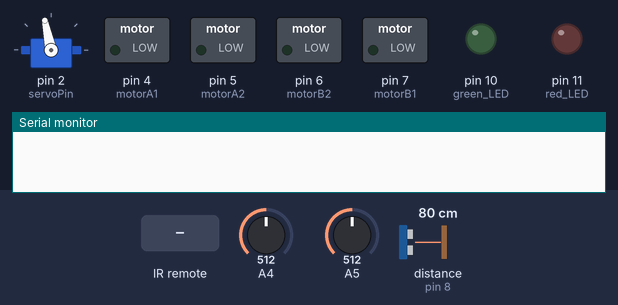
The sketch below on a simulated Arduino Uno, built with avr-gcc and run on an emulated ATmega328P. On the bench: servo, switched loads named in the sketch (green lamp = pin HIGH), output pins drawn as LEDs (lit = HIGH), the last lines printed to the serial monitor. The inputs (shaded band) are chosen by the test bench; at power-on: distance to the obstacle (sensor on pin 8) 80 cm, A5 = 512, A4 = 512. The echo pulse lasts 58.3 µs per cm; pins used as bus, display or sensor lines are not drawn.

Above: at 1.2 s.
1.3 s: infrared code 0x7A85 received
At 1.86 s:
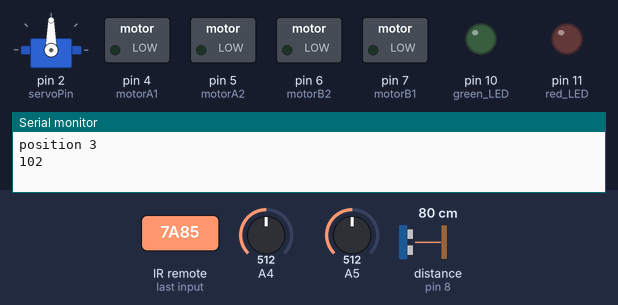
4.3 s: distance to the obstacle (sensor on pin 8) set to 12 cm
7.3 s: distance to the obstacle (sensor on pin 8) set to 9 cm
At 8.4 s:
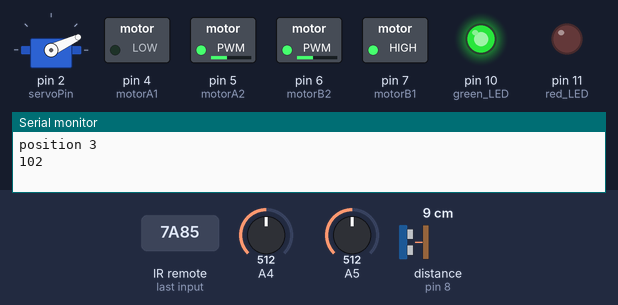
9.1 s: infrared code 0x30CF received
At 10.6 s:
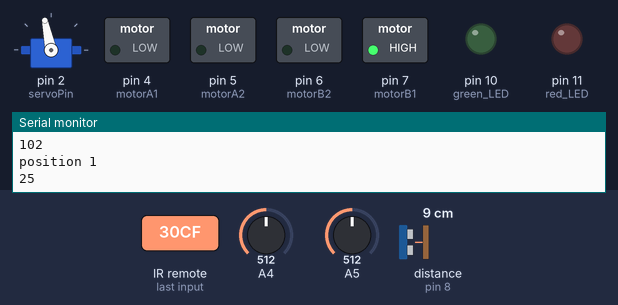
10.9 s: A5 set to 550
At 12.1 s:
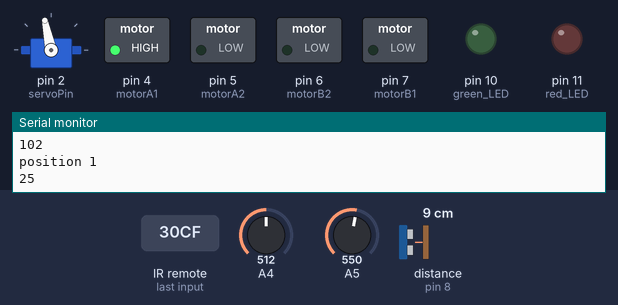
12.4 s: A4 set to 716
At 13.4 s:
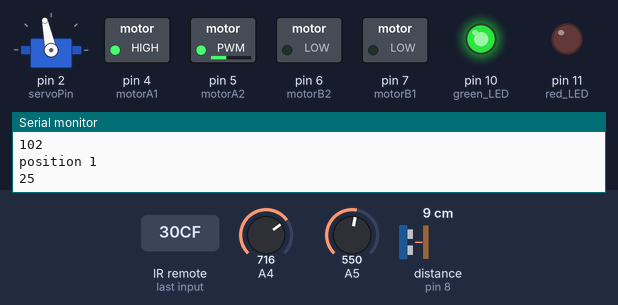
Timing chart, 0 to 14.9 s (numbered marks = the images above; inputs shaded):
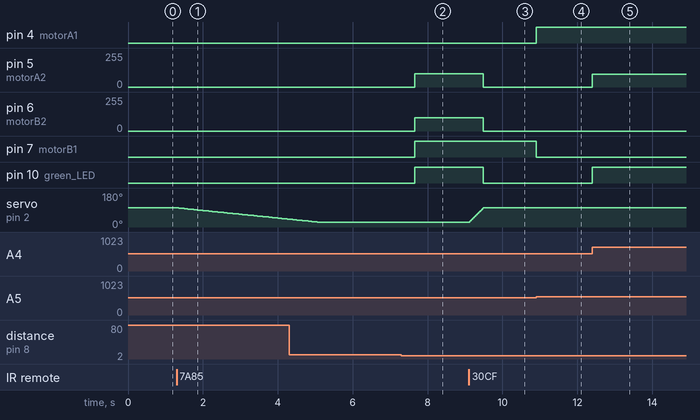

The sketch:

CE_Summative.ino
```cpp
/*
   CE Summative - Joystick controlled car using continuous
   servo motors including a sensor at the front.
   By Ronald Sun
   January 11, 2020
   Three options - joystick control, auto run mode, table mode
*/

#include <Servo.h> // Servo library
#include <IRremote.h> // Remote control library

Servo servo; // declare a servo

/* Connections for the two motors - these are connected to the H bridge */
#define motorA1 4 // left wheel
#define motorA2 5
#define motorB1 7 // right wheel
#define motorB2 6

/* Defining pin numbers */
#define servoPin 2
#define echoPin 8
#define trigPin 9
#define remotePin 12

IRrecv receiver(remotePin); // receiver for remote
decode_results results;

/* Speed for both motors */
int speedA = 0;
int speedB = 0;

int distance; // distance measured on the ultrasonic sensor

int mode = 1; // the selected mode - out of three different modes

int pos;

void setup() {
  Serial.begin(9600);

  receiver.enableIRIn();

  pinMode(motorA1, OUTPUT);
  pinMode(motorB1, OUTPUT);
  pinMode(motorA2, OUTPUT);
  pinMode(motorB2, OUTPUT);
  pinMode(trigPin, OUTPUT);
  pinMode(echoPin, INPUT);
  pinMode(10, OUTPUT); // green LED
  pinMode(11, OUTPUT); // red LED

  servo.attach(servoPin);
  servo.write(102); // default upright position of the servo motor
  pos = 102;
}

void loop() {

  switch (mode) {
    case 1:
      joystickControl();
      break;
    case 2:
      modeTwo();
      break;
    case 3:
      modeThree();
      break;
  }

  if (receiver.decode(&results)) { // the following bit of code for the receiver is modified from
    // https://create.arduino.cc/projecthub/electropeak/use-an-ir-remote-transmitter-and-receiver-with-arduino-1e6bc8
    int value = results.value;
    switch (value) {

      case 12495: // Keypad button "1"
        Serial.println("position 1");
        Serial.println(pos);
        mode = 1;
        servo.write(102);
        for (pos; pos < 102; pos++) {
          servo.write(pos + 1); // servo upright
          delay(5);
        }
        break;

      case 6375: // Keypad button "2"
        Serial.println("position 2");
        Serial.println(pos);
        mode = 2;

        /* Momentary stop */
        analogWrite(motorA2, 0);
        analogWrite(motorB2, 0);

        for (pos; pos < 102; pos++) {
          servo.write(pos + 1); // servo upright
          pos += 1;
          delay(50);
        }
        delay(2000); // give it two seconds before it starts
        break;

      case 31365: // Keypad button "3"
        Serial.println("position 3");
        Serial.println(pos);
        mode = 3;
        /* Momentary stop */
        analogWrite(motorA2, 0);
        analogWrite(motorB2, 0);
        for (pos; pos > 25; pos--) { // servo pointing down to measure distance between surface and sensor
          servo.write(pos - 1); // servo facing down
          delay(50);
        }
        delay(2000); // give it two seconds before it starts
        break;

    }
    receiver.resume();
  }
}

void modeOne() { // joystick controlled car - if the motor detects anything within 10cm, it will turn 90 degrees right
//  if (millis() % 200 == 0) { // to not let it read every millisecond
//    readDistance();
//    if (distance <= 10) {
//      readDistance();// to ensure that its below 5 for at least two tics
//      // so that it doesnt spin around accidentally
//      if (distance <= 10) {
//
//        turn();
//        digitalWrite(10, LOW); // green LED off
//        delay(500); // time for it to spin
//
//      }
//    }
//    digitalWrite(11, LOW); // red LED off
//  }
  joystickControl(); // this loop will allow joystick control
}

void modeTwo() { // autorun car that will turn whenever distance gets close
  readDistance();
  if (distance < 9) {
    readDistance();
    if (distance < 9) { // ensure distance is below 9 for two tics
      while (distance < 15) {
        turn(); // will spin until distance in front of car is cleared
        readDistance();
      }
    }
  } else {
    autoRun(); // run forward
  }
}

void modeThree() { // autorun car running on a table, and will turn whenever it reaches an edge so that it will not fall off
  readDistance();
  if (distance > 9) {

    /* STOPPING MOTORS IMMEDIATELY */
    analogWrite(motorA2, 0);
    analogWrite(motorB2, 0);
    delay(500); // its on a table - so this is just a safety precaution

    while (distance >= 9) {
      turn(); // will spin until distance in front of car is cleared
      readDistance();
    }
  } else {
    autoRun(); // run forward
  }
}

void readDistance() { // Code below referenced from https://howtomechatronics.com/tutorials/arduino/ultrasonic-sensor-hc-sr04/
  // Clears the trigPin
  digitalWrite(trigPin, LOW);
  delayMicroseconds(2);
  // Sets the trigPin on HIGH state for 10 micro seconds
  digitalWrite(trigPin, HIGH);
  delayMicroseconds(10);
  digitalWrite(trigPin, LOW);
  // Reads the echoPin, returns the sound wave travel time in microseconds
  int duration = pulseIn(echoPin, HIGH);
  // Calculating the distance
  distance = duration * 0.034 / 2;
}

void joystickControl() {

  int VRx = analogRead(A4); // get x axis location
  int VRy = analogRead(A5); // get y axis location

  /* Y axis movement that will declare forward/back movement */
  if (VRy < 480) { // axis pointed forward

    /* Settings motors to run forward */
    digitalWrite(motorA1, LOW);
    digitalWrite(motorB1, HIGH);

    /* Converting the y axis position from 480 - 0 to the
       range of speed 0 - 255 that is applicable to the motor
       map(value, fromLow, fromHigh, toLow, toHigh)          */
    speedA = map(VRy, 480, 0, 0, 255);
    speedB = map(VRy, 480, 0, 0, 255);

  } else if (VRy > 540) { // axis pointed backward

    /* Settings motors to run forward */
    digitalWrite(motorA1, HIGH);
    digitalWrite(motorB1, LOW);

    /* Converting the y axis position from 540 - 1023 to the
       range of speed 0 - 255 that is applicable to the motor
       map(value, fromLow, fromHigh, toLow, toHigh) */
    speedA = map(VRy, 540, 1023, 0, 255);
    speedB = map(VRy, 540, 1023, 0, 255);

  } else { // to prevent buzzing, speed will be 0 if joystick is around center
    speedA = 0;
    speedB = 0;
  }

  /* X axis movement that will declare left/right movement
     The logic behind the turning mechanism is to proportionally have
     one wheel go faster and the other slower. By mapping the speed,
     that will be used to change the speed of both motors. */
  if (VRx < 480) {
    // Converting the x axis to fit the range of 0 - 255
    int xPos = map(VRx, 480, 0, 0, 255);

    speedA = speedA - xPos; // decrease left motor speed
    speedB = speedB + xPos; // increase right motor speed

    /* Ensuring the ranges does not surpass the min and max speed of 0 - 255 */
    if (speedA < 0)
      speedA = 0;
    else if (speedB > 255)
      speedB = 255;

  } else if (VRx > 540) {
    // Converting the x axis to fit the range of 0 - 255
    int xPos = map(VRx, 540, 1023, 0, 255);

    speedA = speedA + xPos; // increase left motor speed
    speedB = speedB - xPos; // decrease right motor speed

    /* Ensuring the ranges does not surpass the min and max speed of 0 - 255 */
    if (speedB < 0)
      speedB = 0;
    else if (speedA > 255)
      speedA = 255;

  }

  // Prevent buzzing at low speeds
  if (speedA < 60) {
    speedA = 0;
  }
  if (speedB < 60) {
    speedB = 0;
  }

  if (speedA > 60 || speedB > 60) // turn on green LED when motor running
    digitalWrite(10, HIGH);
  else
    digitalWrite(10, LOW);

  /* Sends the motors a Pulse Width Modulation (PWM) that ranges
     from 0 - 255 which will decide the speed in which the motor runs */
  analogWrite(motorA2, speedA);
  analogWrite(motorB2, speedB);
}

void autoRun() {
  digitalWrite(10, HIGH); // green led on
  digitalWrite(11, LOW); // red LED off

  digitalWrite(motorA1, LOW); // forward
  digitalWrite(motorB1, HIGH); // forward

  // slower speed in order to safely autorun the car
  analogWrite(motorA2, 100);
  analogWrite(motorB2, 100);
}

void turn() {
  digitalWrite(10, LOW);
  digitalWrite(11, HIGH);

  /* Turning right */
  digitalWrite(motorA1, LOW); // forward
  digitalWrite(motorB1, LOW); // backward

  analogWrite(motorA2, 150);
  analogWrite(motorB2, 150);
}
```

Measured:
- the behaviour switches between 11 and 10 cm on distance to the obstacle (sensor on pin 8) (found by bisection; images 1 and 2)
- after the input at 1.3 s, servo on pin 2 (servoPin): moves from 102° to 42° over 3.0 s, starting at once
- after the input at 7.3 s, pin 5 (motorA2), pin 6 (motorB2): 0/255 → 100/255 after 0.36 s; pin 7 (motorB1), pin 10 (green_LED): LOW → HIGH after 0.36 s; pin 11 (red_LED): stays LOW (without the input it goes to HIGH after 0.36 s)
- after the input at 9.1 s, pin 5 (motorA2), pin 6 (motorB2): 100/255 → 0/255 after 0.39 s; pin 10 (green_LED): HIGH → LOW after 0.39 s; servo on pin 2 (servoPin): moves from 25° to 102° over 0.39 s, starting at once
- after the input at 10.9 s, pin 4 (motorA1): LOW → HIGH at once; pin 7 (motorB1): HIGH → LOW at once
- after the input at 12.4 s, pin 5 (motorA2): 0/255 → 97/255 at once; pin 10 (green_LED): LOW → HIGH at once
